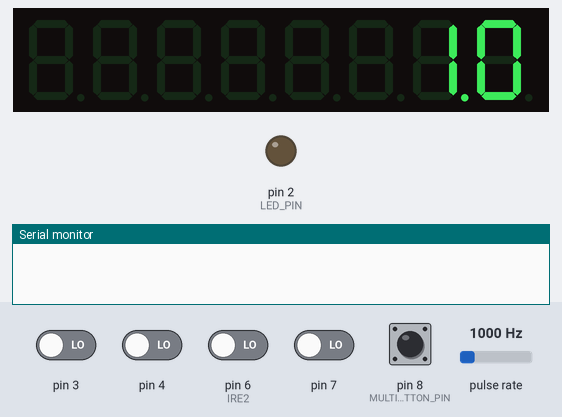
Simulated run of this program. Board: Arduino Nano, built with avr-gcc and run on an emulated ATmega328P. Parts: 8-digit seven-segment display, output pins drawn as LEDs (lit = HIGH), the last lines printed to the serial monitor. Wiring (inferred from the names in the program): pulse sensor: data pin 5. Dashed ring = blinking. The inputs (shaded band) are chosen by the test bench; at power-on: pin 3, pin 4, pin 6 (IRE2), pin 7, pin 8 (MULTIPLIER_BUTTON_PIN) LOW, pulse rate 1000 Hz.

Above: at 0.97 s.
1.3 s: pulse rate (sensor on pin 5) set to 3750 Hz
At 2.6 s:
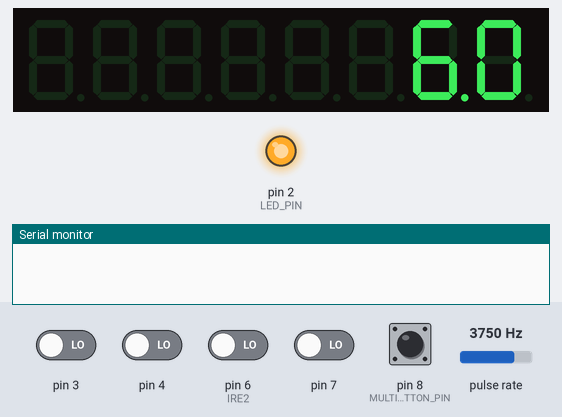
3.9 s: pin 8 (MULTIPLIER_BUTTON_PIN) pulled HIGH for 1 s
At 4.98 s:
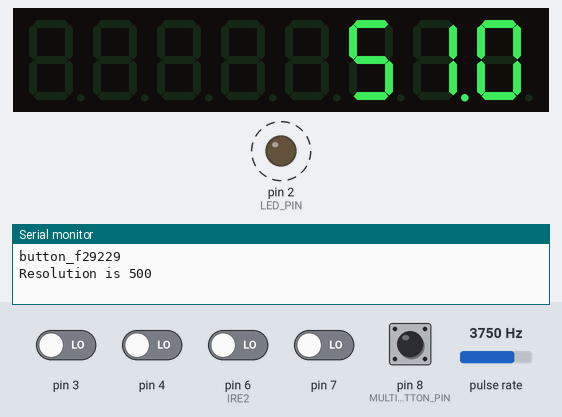
5.5 s: pin 6 (IRE2) driven HIGH
At 7.3 s:
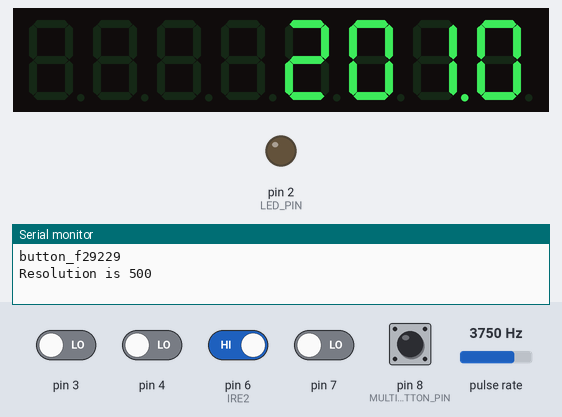
8.5 s: pin 8 (MULTIPLIER_BUTTON_PIN) pulled HIGH for 0.15 s
At 8.89 s:
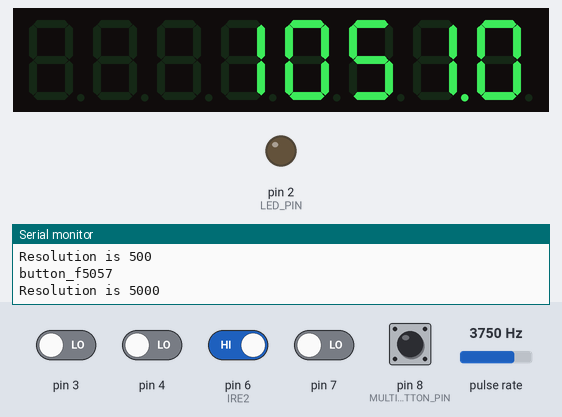
9.2 s: pulse rate (sensor on pin 5) set to 100 Hz
At 9.48 s:
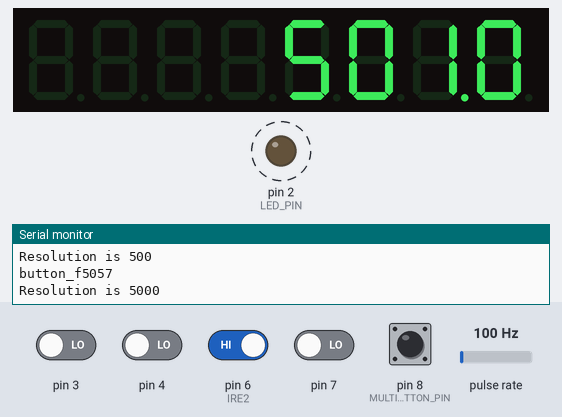
11.5 s: pin 3 driven HIGH
Timing chart, 0 to 14.0 s (numbered marks = the images above; inputs shaded):
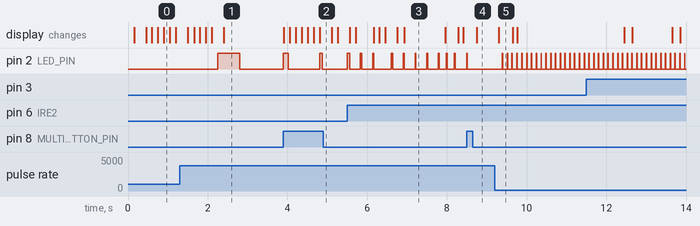

The program:

main.cpp
```cpp
#include <Arduino.h>
#include <SPI.h>
#include "LedControl.h"


/*
Wiring
Display Pin | Arduino Pin Number
Vcc         | Vcc
GND         | GND
DIN         | 11
CS          | 10
CLK         | 13
*/

#define LED_PIN 2
#define MULTIPLIER_BUTTON_PIN 8

#define IRE1 PD5
#define IRE2 PD6
#define CLOCKWISE 1
#define COUNTERCLOCKWISE -1
#define LED_1 A1
#define LED_2 A1
#define LED_3 A1
#define LED_4 A1
#define LED_5 A1

int multiplier_LEDs[5] = {LED_1, LED_2, LED_3, LED_4, LED_5};


unsigned long prevTime = 0;
unsigned long prevTime_button = 0;
unsigned long prevTime_print = 0;
unsigned long prevTime_LED = 0;
long speedRPM = 0;
int resolution_i = 3;
long resolutions[5] = {1, 5, 50, 500, 5000};
unsigned long TimeHIGH;
bool LED_state = LOW;

char printBuf[30] = {0};

int button_pressed = 0;

void ButtonBounce();
void displayNum(long value);

LedControl lc = LedControl(12,11,10,1);

// IRE1 is on digital pin 5	which is PD5 or PCINT21
// IRE2 is on digital pin 6 which is PD6 or PCINT22
int IRE_Direction = 0;
volatile int interrupt_flag = 0;
ISR (PCINT2_vect){	// all PCINT23~16 share the same vector
	interrupt_flag = 1;
	// The interrupt flag is the PCIF2 bit in PCIFR but we don't need this
}

void setup(){
    lc.shutdown(0,false);
    lc.setIntensity(0,15);
    lc.clearDisplay(0);
	Serial.begin(115200);
	pinMode(LED_PIN, OUTPUT);
	pinMode(MULTIPLIER_BUTTON_PIN, INPUT);

	// Pin Setup
	DDRD &= ~((1<<DDD5)|(1<<DDD6));	// Input

	// PCINT Setup
	PCICR |= (1<<PCIE2);					// General enable (for PCINT23~16)
	//PCMSK2 |= (1<<PCINT21)|(1<<PCINT22);	// Pin-specific enable
	PCMSK2 |= (1<<PCINT21);	// Pin-specific enable

	// Global interrupt enable
	//SREG |= (1<<I);	// In the past I have had issues with this line
	sei();

}

void loop(){
	ButtonBounce();
	if ((millis() - prevTime_button >= 250) && button_pressed){
		resolution_i = (resolution_i++)%5+1;
		prevTime_button = millis();
//		digitalWrite(multiplier_LEDs[0], LOW);
//		digitalWrite(multiplier_LEDs[1], LOW);
//		digitalWrite(multiplier_LEDs[2], LOW);
//		digitalWrite(multiplier_LEDs[3], LOW);
//		digitalWrite(multiplier_LEDs[4], LOW);
//		digitalWrite(multiplier_LEDs[(resolution_i+=4)%5-1], LOW);
		digitalWrite(multiplier_LEDs[resolution_i-1], HIGH);

		Serial.print("Resolution is ");
		Serial.println(resolutions[resolution_i-1]);
    }

	if (interrupt_flag == 1){
		IRE_Direction = ((PIND & (1<<IRE1)) <<1)^(PIND & (1<<IRE2))?CLOCKWISE:COUNTERCLOCKWISE;
		// Based on truth table for pin state vs direction (IRE1 XOR IRE2 = CW)
		speedRPM += resolutions[resolution_i-1]*IRE_Direction;
		if (speedRPM <= 1){
			speedRPM = 10;
		}
		interrupt_flag = 0;
		TimeHIGH = 60000000/speedRPM;	// µs Only update it if it changes
	}

	if(millis() - prevTime_print >= 150){
//    	char s[8] = {0};
//    	dtostrf(speedRPM,8,1,s);
//		sprintf(printBuf,"%s rpm\n",s);
//		Serial.print(printBuf);

		prevTime_print = millis();
		//Serial.println(speedRPM);
		displayNum(speedRPM);
	}

	// Light up the LED with a 10% duty cycle
	// For a given RPM, the Time_HIGH is 6/RPM (in seconds) or 6000/RPM in milliseconds.
	// This entire loop runs (minus this LED code) at something like 60000 loops per second
	// Typical values:
	// 100 RPM -- TH = 60 ms
	// 500 RPM -- TH = 12 ms
	// 1000 RPM -- TH = 6 ms

	if ((micros() - prevTime_LED >= 9*TimeHIGH)&&(!LED_state)){
		digitalWrite(LED_PIN, HIGH);
		LED_state = HIGH;
		prevTime_LED = micros();
	}
	else if ((micros() - prevTime_LED >= TimeHIGH)&&(LED_state)){
		digitalWrite(LED_PIN, LOW);
		LED_state = LOW;
		prevTime_LED = micros();
	}
	//sprintf(printBuf,"%ld %ld\n",micros(), prevTime_LED);
	//Serial.print(printBuf);

}


void ButtonBounce(){
	static long Button_f = 0;
	Button_f += !digitalRead(MULTIPLIER_BUTTON_PIN);

	if (Button_f >= 60000){
		speedRPM = 1;
		Button_f = 0;
	}
	else if (Button_f && digitalRead(MULTIPLIER_BUTTON_PIN)){
		Serial.print("button_f");
		Serial.println(Button_f);
		button_pressed = 1;
		Button_f = 0;
	}
	else {
		button_pressed = 0;
	}

}

void displayNum(long value){
	bool blank = true;
	int digits[8] = {0};
	for (int i=7; i>=0; i--){
		digits[i] = value%10;
		value /= 10;
	}
	for (int i=0; i<=5; i++){
		if (blank && !digits[i]){
			lc.setChar(0,7-i,' ',false);
		}
		else {
			lc.setDigit(0,7-i,digits[i],false);
			blank = false;
		}
		lc.setDigit(0,1,digits[6],true);
		lc.setDigit(0,0,digits[7],false);
		value /= 10;
	}
}
```

Measured:
- after the input at 1.3 s, pin 2 (LED_PIN): LOW → HIGH after 0.96 s, → LOW 0.55 s later
- what the display in image 3 shows lasts 1.1 s, from 6.9 s to 8.0 s
